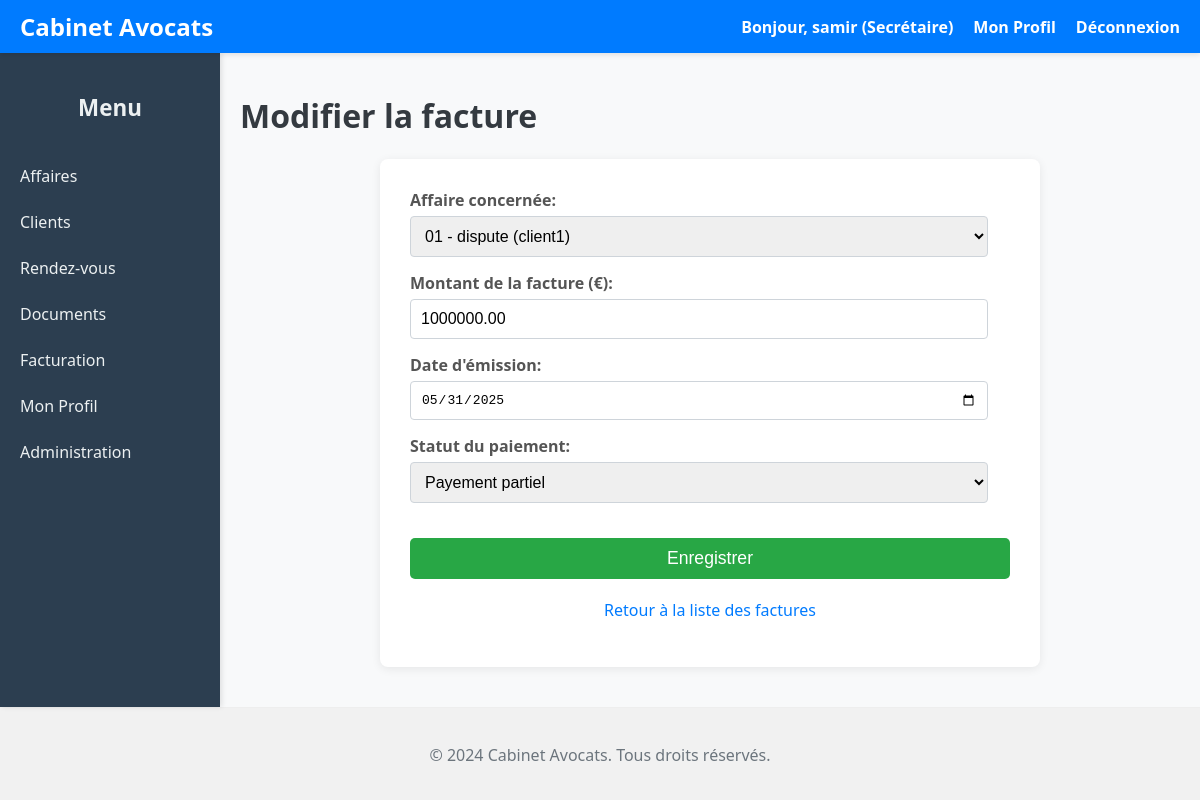
The app's page /facturation/modifier/1/ (signed in) with its own data.
### utilisateurs/models.py (models this page shows, shortened)
class Utilisateur(AbstractUser):
    ROLE_CHOICES = [
        ("AVOCAT", "Avocat"),
        ("SECRETAIRE", "Secrétaire")
    ]
    adresse = models.TextField()
    telephone = models.CharField(max_length=12, null=True, blank=True)
    role = models.CharField( max_length=20, choices=ROLE_CHOICES, default="SECRETAIRE", # Rôle par défaut si non spécifié
        verbose_name="Rôle",
        help_text="Le rôle de l'utilisateur au sein du cabinet (Avocat ou Secrétaire)."
    )
    groups = models.ManyToManyField( Group, verbose_name='groupes', blank=True, help_text='Les groupes auxquels cet utilisateur appartient. Un utilisateur '
                  'obtiendra toutes les permissions accordées à chacun de ses groupes.',
        related_name="utilisateur_set",  # Nom unique pour éviter les conflits
        related_query_name="utilisateur",
    )
    user_permissions = models.ManyToManyField( Permission, verbose_name='permissions utilisateur', blank=True, help_text='Permissions spécifiques pour cet utilisateur.',
        related_name="utilisateur_set",  # Nom unique pour éviter les conflits
        related_query_name="utilisateur",
    )
    class Meta:
        verbose_name = "Utilisateur"
        verbose_name_plural = "Utilisateurs"
        ordering = ['username'] # Tri par nom d'utilisateur par défaut

### facturation/models.py (models this page shows, shortened)
class Facture(models.Model):
    affaire = models.ForeignKey(
        Affaire,
        on_delete=models.CASCADE, # Ou models.SET_NULL, selon votre logique métier
        related_name='factures',  # <-- Le related_name que vous voulez
        verbose_name="Affaire associée"
    )
    montant = models.DecimalField(max_digits=10, decimal_places=2)
    date_emission = models.DateField()
    statut_paiement = models.CharField(choices=[("PAYE", "Payé"), ("EN_ATTENTE", "En attente"), ("PAYEMENT_PARTIEL", "Payement partiel")], max_length=20) # Ajout de max_length

### facturation/views.py (the view)
# urls.py: path('modifier/<int:pk>/', views.modifier_facture, name='modifier_facture'),
@login_required
def modifier_facture(request, pk):
    facture = get_object_or_404(Facture, pk=pk)
    if request.method == 'POST':
        form = FactureForm(request.POST, instance=facture)
        if form.is_valid():
            form.save()
            messages.success(request, 'La facture a été mise à jour avec succès !')
            return redirect('facturation:liste_factures') # Redirige vers la liste
        else:
            messages.error(request, 'Veuillez corriger les erreurs dans le formulaire.')
    else:
        form = FactureForm(instance=facture) # Formulaire pré-rempli pour la modification
    context = {
        'form': form,
        'titre_page': 'Modifier la facture',
    }
    return render(request, 'facturation/facture_form.html', context)

### facturation/forms.py
class FactureForm(forms.ModelForm):
    class Meta:
        model = Facture
        fields = ['affaire', 'montant', 'date_emission', 'statut_paiement']
        widgets = {
            'date_emission': forms.DateInput(attrs={'type': 'date'}), # Utilise un picker de date HTML5
        }
    def __init__(self, *args, **kwargs):
        super().__init__(*args, **kwargs)
        self.fields['affaire'].label = "Affaire concernée"
        self.fields['montant'].label = "Montant de la facture (€)"
        self.fields['date_emission'].label = "Date d'émission"
        self.fields['statut_paiement'].label = "Statut du paiement"

### affaire/models.py (called while the page is built)
    def __str__(self):
        return f"{self.reference} - {self.titre} ({self.client.nom})"

### facturation/templates/facturation/facture_form.html (shortened to what this page needs)
{% extends "base.html" %}
{% block content %}
    <h1>{{ titre_page }}</h1>
    <div class="form-container">
        <form method="post">
            {% for field in form %}
                <div class="form-group">
                    {{ field.label_tag }}
                    {{ field }}
                </div>
            {% endfor %}
            <button type="submit" class="btn-submit">Enregistrer</button>
        </form>
        <p class="back-link"><a href="{% url 'facturation:liste_factures' %}">Retour à la liste des factures</a></p>
    </div>
{% endblock %}

### templates/base.html (shortened to what this page needs)
<!DOCTYPE html>
<html lang="fr">
<head>
</head>
<body>
    <header>
        <a href="{% url 'affaire:liste_affaires' %}" class="app-title">Cabinet Avocats</a>
        <nav id="mainNav">
            {% if user.is_authenticated %}
                <span>Bonjour, {{ user.first_name|default:user.username }} ({{ user.get_role_display }})</span>
                <a href="{% url 'utilisateurs:profil' %}">Mon Profil</a>
                <a href="{% url 'utilisateurs:logout' %}">Déconnexion</a>
            {% else %}
                <a href="{% url 'utilisateurs:login' %}">Connexion</a>
            {% endif %}
        </nav>
    </header>
    <div class="main-wrapper">
        <aside class="sidebar" id="sidebar">
            {% include '_sidebar.html' %}
        </aside>
        <main class="content-wrapper">
            {% block content %}{% endblock %}
        </main>
    </div>
    <footer>
        <p>&copy; 2024 Cabinet Avocats. Tous droits réservés.</p>
    </footer>
</body>
</html>

### templates/base.html (style rules this page uses)
body { font-family: 'Segoe UI', Tahoma, Geneva, Verdana, sans-serif; margin: 0; background-color: #f8f9fa; color: #343a40; display: flex; min-height: 100vh; flex-direction: column; }
header { background-color: #007bff; padding: 10px 20px; color: white; display: flex; justify-content: space-between; align-items: center; box-shadow: 0 2px 5px rgba(0,0,0,0.1); flex-shrink: 0; position: sticky; top: 0; z-index: 1000; }
header .app-title { font-size: 1.5em; font-weight: bold; color: white; text-decoration: none; flex-shrink: 0; }
header nav { display: flex; gap: 20px; align-items: center; }
header nav a, header nav span { color: white; text-decoration: none; font-weight: bold; transition: color 0.3s ease; white-space: nowrap; }
.main-wrapper { display: flex; flex-grow: 1; }
.sidebar { width: 220px; background-color: #2c3e50; color: white; padding: 20px 0; box-shadow: 2px 0 5px rgba(0,0,0,0.1); flex-shrink: 0; transition: transform 0.3s ease-in-out; overflow-y: auto; z-index: 999; }
.content-wrapper { flex-grow: 1; padding: 20px; overflow-y: auto; }
footer { text-align: center; margin-top: auto; padding: 20px; color: #6c757d; border-top: 1px solid #eee; background-color: #f1f1f1; flex-shrink: 0; }
@media (min-width: 1025px) { .sidebar { width: 220px; } }
@media (min-width: 1025px) { .content-wrapper { padding: 20px; } }

### facturation/templates/facturation/facture_form.html (style rules this page uses)
.form-container { background-color: #fff; padding: 30px; border-radius: 8px; box-shadow: 0 2px 10px rgba(0,0,0,0.08); max-width: 600px; margin: 20px auto; }
.form-group { margin-bottom: 15px; }
label { display: block; margin-bottom: 5px; font-weight: bold; color: #555; }
input[type="text"], input[type="number"], input[type="email"], input[type="date"], select, textarea { width: calc(100% - 22px); padding: 10px; border: 1px solid #ced4da; border-radius: 4px; box-sizing: border-box; font-size: 1em; transition: border-color 0.3s ease; }
.btn-submit { background-color: #28a745; color: white; padding: 10px 20px; border: none; border-radius: 5px; cursor: pointer; font-size: 1.1em; width: 100%; margin-top: 20px; transition: background-color 0.3s ease, transform 0.2s ease; }
.back-link { text-align: center; margin-top: 20px; }
.back-link a { color: #007bff; text-decoration: none; }

### records on screen
Utilisateur: first_name "samir", role "Secrétaire"
Facture: form "01 - dispute (client1)" "1000000.00" "05/31/2025" "Payement partiel"

### other values on screen
{{ titre_page }} "Modifier la facture"
{{ field.label_tag }} "Affaire concernée:" "Montant de la facture (€):" "Date d'émission:" "Statut du paiement:"
